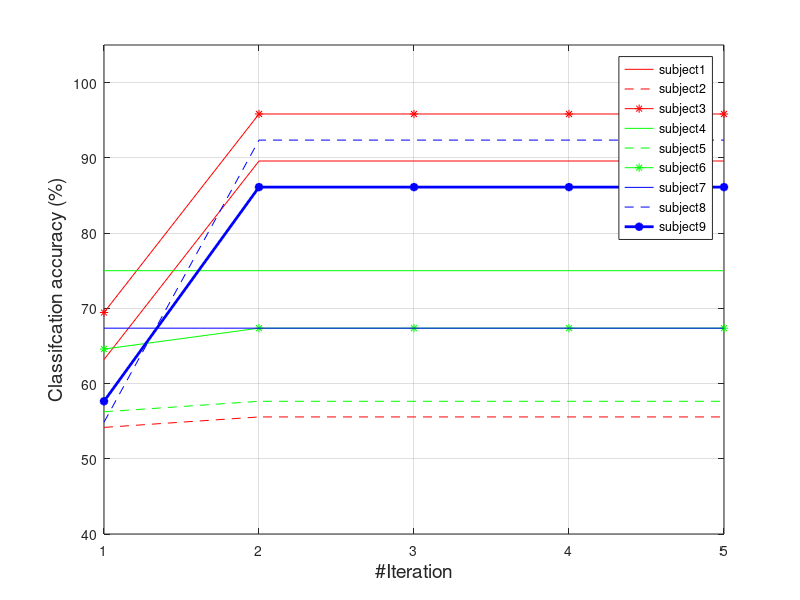

MATLAB code to generate this figure:
clc
clear
x = 1:11;

A=[76.77	75.84	77.08	77.01
77.39	77.08	76.85	76.92
76.54	76.46	76.46	76.62
75.69	75.69	75.92	75.77
75.54	75.54	75.61	75.46
75.23	75.23	75.23	75.23
75.23	75.23	75.23	75.23
75.07	75.15	75.15	75.07
75.23	75.15	75.07	75.07
74.76	74.76	74.76	74.76
74.76	74.76	74.76	74.76
];
A1=[
63.19
89.58
89.58
89.58
89.58
];
A2=[
54.17
55.56
55.56
55.56
55.56
];
A3=[
69.44
95.83
95.83
95.83
95.83
];
A4=[
75
75
75
75
75
];
A5=[
56.25
57.64
57.64
57.64
57.64
];
A6=[
64.58
67.36
67.36
67.36
67.36
];
A7=[
67.36
67.36
67.36
67.36
67.36
];
A8=[
54.86
92.36
92.36
92.36
92.36
];
A9=[
57.64
86.11
86.11
86.11
86.11
];
x=1:5
plot(x, A1(:,1), '-r', x, A2(:,1), '--r', x, A3(:,1), '-r*', x, A4(:,1), '-g',x, A5(:,1), '--g',x, A6(:,1), '-g*',x, A7(:,1), '-b',x, A8(:,1), '--b',x, A9(:,1), '-b*', 'LineWidth', 2);
legend('subject1', 'subject2', 'subject3', 'subject4','subject5','subject6','subject7','subject8','subject9');
% set(gca,'xticklabel',[1:5]);
xlabel('#Iteration','FontSize',14);
ylabel('Classifcation accuracy (%)','FontSize',14)
grid on
axis([1 5 40 105]);

